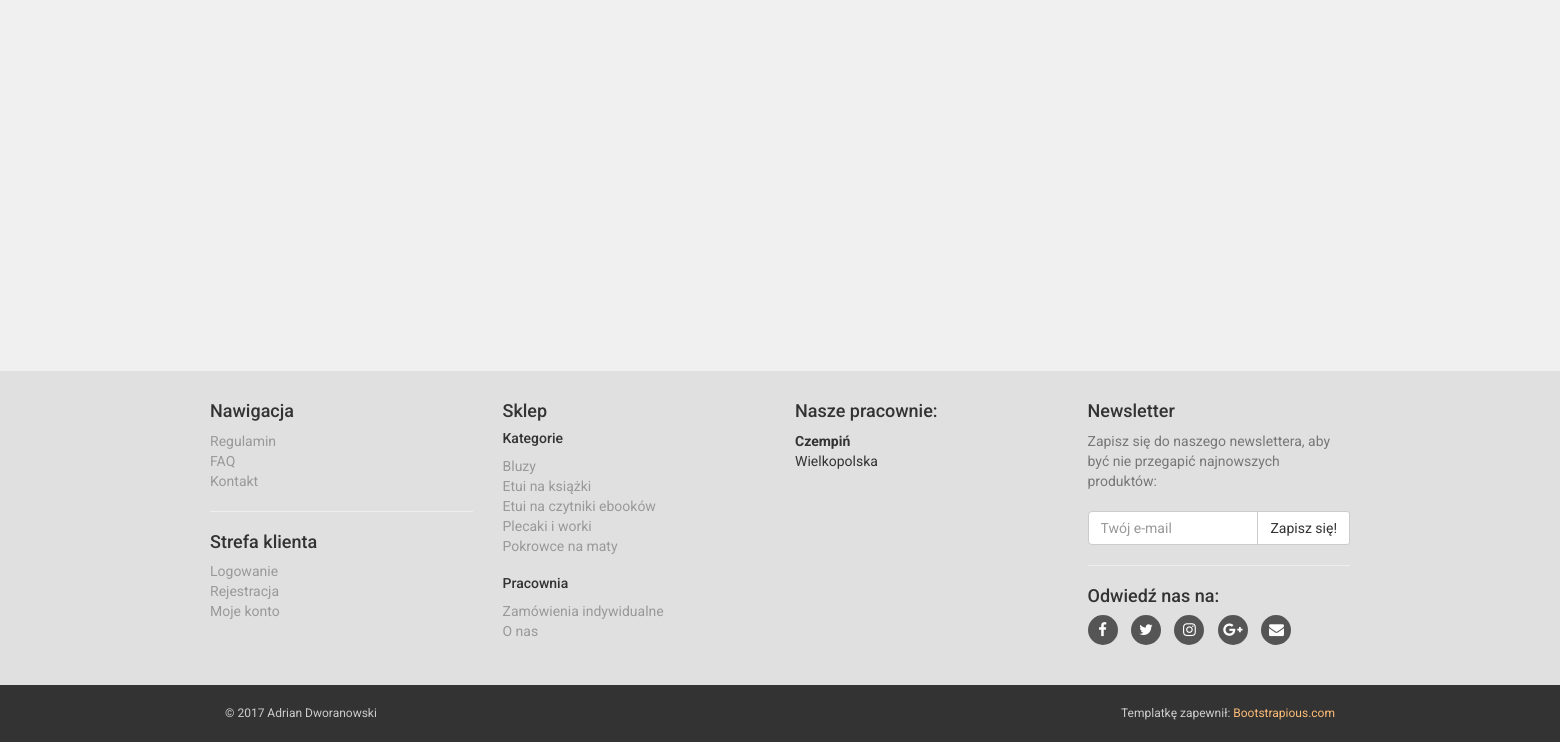
/ (lower part), run on an earlier commit of the app's database.
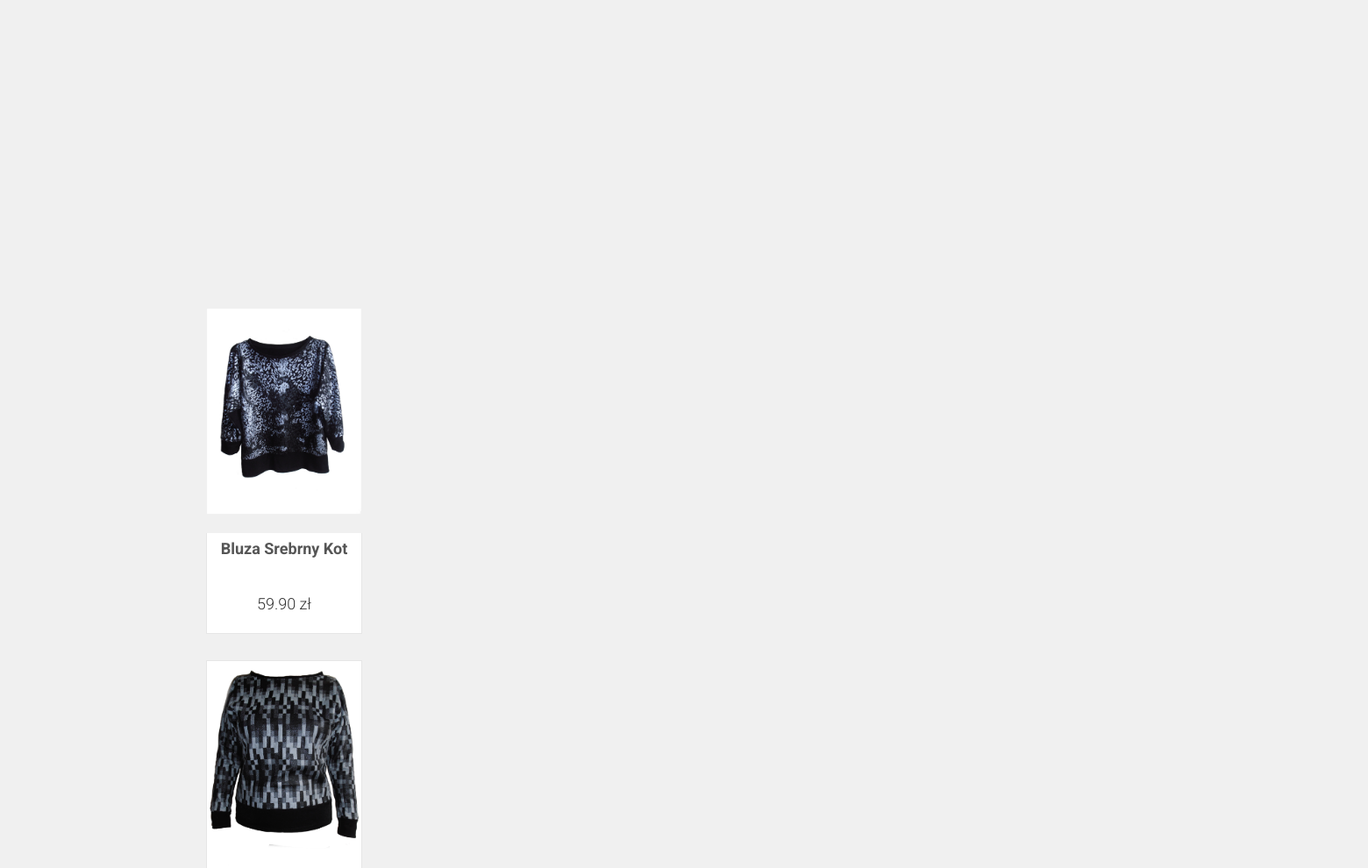
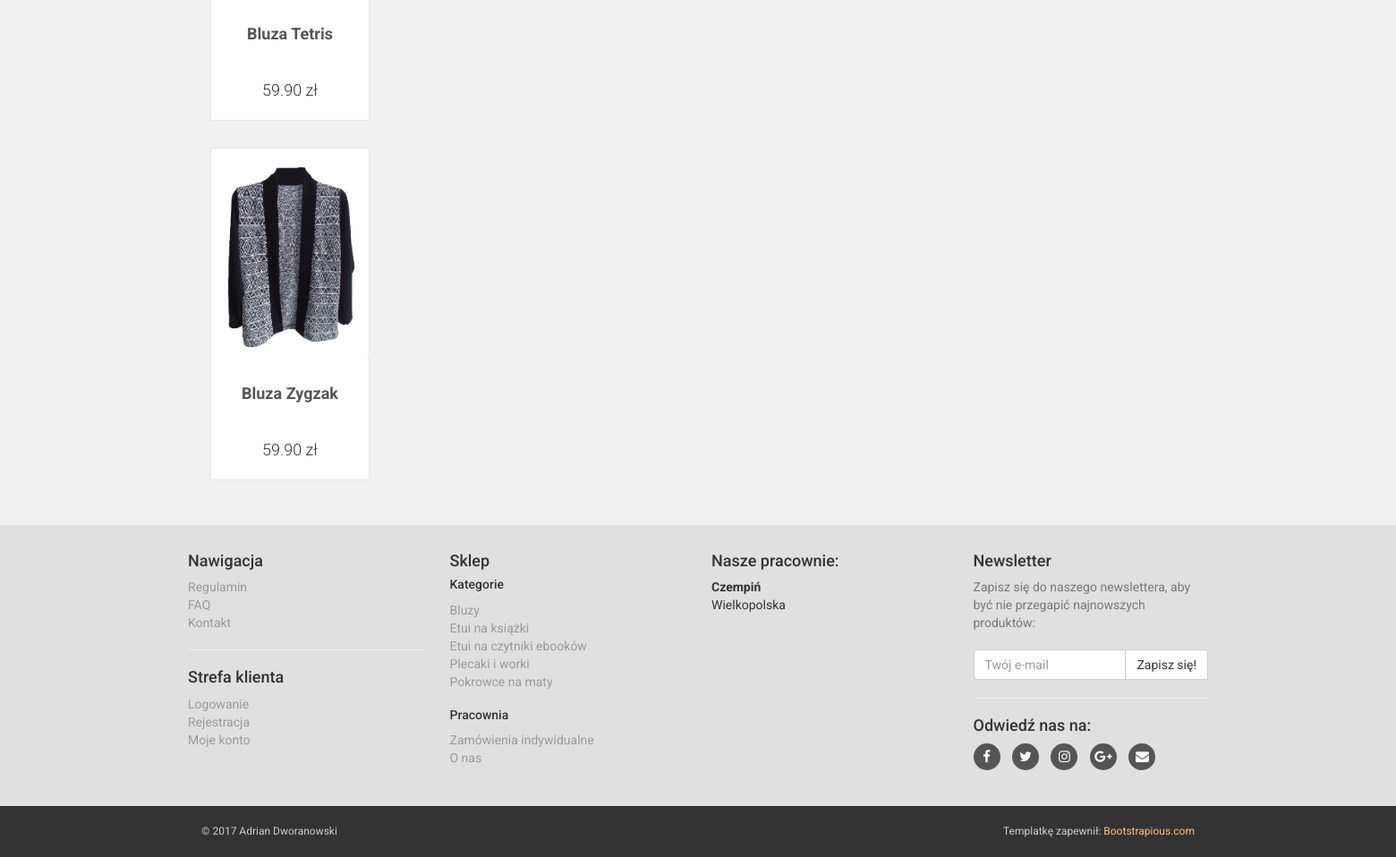
And on a later commit of the database (2 pictures, top to bottom).
### products/models.py (models this page shows, shortened)
class Category(models.Model):
    title = models.CharField(max_length=120, unique=True)
    slug = models.SlugField(unique=True)
    description = models.TextField(null=True, blank=True)
    active = models.BooleanField(default=True)
    timestamp = models.DateTimeField(auto_now_add=True, auto_now=False)
    objects = models.Manager()

class Product(models.Model):
    title = models.CharField(max_length=120)
    description = models.TextField(blank=True, null=True)
    material = models.TextField(blank=True, null=True)
    size = models.TextField(blank=True, null=True)
    price = models.DecimalField(decimal_places=2, max_digits=20)
    active = models.BooleanField(default=True)
    is_new = models.BooleanField(default=False)
    on_sale = models.BooleanField(default=False)
    best_buy = models.BooleanField(default=False)
    categories = models.ManyToManyField('Category')
    timestamp = models.DateTimeField(auto_now_add=True, auto_now=False)
    objects = models.Manager()
    active_objects =  ActiveProductManager()
    class Meta:
        ordering = ["title"]
    @property
    def images(self):
        images = ProductImage.objects.filter(product=self)
        return images

class ProductImage(models.Model):
    product = models.ForeignKey(Product, on_delete=models.CASCADE)
    image = models.ImageField()
    objects = models.Manager()

### news/views.py (the view, shortened to what this page needs)
# urls.py: url(r'^$', views.HomeView.as_view(), name='home'),
class HomeView(View):
    form = JoinForm
    template = 'news/home.html'
    def get(self, request):
        best_buy_products = Product.active_objects.filter(best_buy=True)
        context = {
            'products': best_buy_products,
        }
        return render(request, self.template, context)

### news/forms.py (shortened to what this page needs)
class JoinForm(forms.ModelForm):
    email = forms.EmailField(label='',
            widget=forms.EmailInput(
                attrs={
                    'placeholder': 'Twój e-mail',
                    'class': "form-control"
                }))
    class Meta:
        model = Join
        fields = ['email']

### news/context_processors.py (called while the page is built)
def categories(request):
    categories = Category.objects.all()
    return {'categories': categories}

def news_form(request):
    form = JoinForm(request.POST or None)
    return {
        'form': form,
    }

### products/models.py (called while the page is built)
    def get_queryset(self, *args, **kwargs):
        return super(ActiveProductManager, self).get_queryset().filter(active=True)

### news/templates/news/home.html (shortened to what this page needs)
{% extends "base.html" %}
{% block content %}
{% load staticfiles %}
<div id="content">
    <div class="container">
        <div class="col-md-12">
            <div id="main-slider">
                <div class="item">
                    <img class="img-responsive" src="{% static 'news/img/slider4.jpg' %}" alt="">
                </div>
            </div>
        </div>
    </div>
    <div id="hot">
        <div class="box">
            <div class="container">
                <div class="col-md-12">
                    <h2>Najczęściej kupowane</h2>
                </div>
            </div>
        </div>
        <div class="container">
            <div class="product-slider">
                {% for product in products %}
                <div class="item">
                    <div class="product">
                        <div class="flip-container">
                            <div class="flipper">
                                <div class="front">
                                    <a href="{% url 'products:product_view' pk=product.pk %}">
                                        <img src="{{product.images.0.image.url}}" alt="" class="img-responsive">
                                    </a>
                                </div>
                                <div class="back">
                                    <a href="{% url 'products:product_view' pk=product.pk %}">
                                    </a>
                                </div>
                            </div>
                        </div>
                        <div class="text">
                            <h3><a href="detail.html">{{product.title}}</a></h3>
                            <p class="price">{{product.price}} zł</p>
                        </div>
                    </div>
                </div>
                {% endfor %}
            </div>
        </div>
    </div>
</div>
{% endblock %}

### templates/footer.html (shortened to what this page needs)
{% load staticfiles %}
<div id="footer" data-animate="fadeInUp">
    <div class="container">
        <div class="row">
            <div class="col-md-3 col-sm-6">
                <h4>Nawigacja</h4>
                <ul>
                    <li><a href="text.html">Regulamin</a>
                    </li>
                    <li><a href="faq.html">FAQ</a>
                    </li>
                    <li><a href="contact.html">Kontakt</a>
                    </li>
                </ul>
                <hr>
                <h4>Strefa klienta</h4>
                <ul>
                    <li><a href="#" data-toggle="modal" data-target="#login-modal">Logowanie</a>
                    </li>
                    <li><a href="register.html">Rejestracja</a>
                    </li>
                    <li><a href="register.html">Moje konto</a>
                    </li>
                </ul>
            </div>
            <div class="col-md-3 col-sm-6">
                <h4>Sklep</h4>
                <h5>Kategorie</h5>
                <ul>
                    {% for category in categories %}
                    <li><a href="{% url 'products:category_view' category_slug=category.slug %}">{{category.title}}</a>
                    </li>
                    {% endfor %}
                </ul>
                <h5>Pracownia</h5>
                <ul>
                    <li><a href="category.html">Zamówienia indywidualne</a>
                    </li>
                    <li><a href="category.html">O nas</a>
                    </li>
                </ul>
            </div>
            <div class="col-md-3 col-sm-6">
                <h4>Nasze pracownie:</h4>
                <p><strong>Czempiń</strong>
                    <br>Wielkopolska
                </p>
            </div>
            <div class="col-md-3 col-sm-6">
                <h4>Newsletter</h4>
                <p class="text-muted">Zapisz się do naszego newslettera, aby być nie przegapić najnowszych produktów:</p>
                <form method="POST" action="{% url 'news:home'%}">
                    <div class="input-group">
                        {{ form.email }}
                        <span class="input-group-btn">
			                <button class="btn btn-default btn-news" type="submit">Zapisz się!</button>
                        </span>
                    </div>
                </form>
                <hr>
                <h4>Odwiedź nas na:</h4>
                <p class="social">
                    <a href="#" class="facebook external" data-animate-hover="shake"><i class="fa fa-facebook"></i></a>
                    <a href="#" class="twitter external" data-animate-hover="shake"><i class="fa fa-twitter"></i></a>
                    <a href="#" class="instagram external" data-animate-hover="shake"><i class="fa fa-instagram"></i></a>
                    <a href="#" class="gplus external" data-animate-hover="shake"><i class="fa fa-google-plus"></i></a>
                    <a href="#" class="email external" data-animate-hover="shake"><i class="fa fa-envelope"></i></a>
                </p>
            </div>
        </div>
    </div>
</div>
<div id="copyright">
    <div class="container">
        <div class="col-md-6">
            <p class="pull-left">© 2017 Adrian Dworanowski</p>
        </div>
        <div class="col-md-6">
            <p class="pull-right">Templatkę zapewnił: <a href="https://bootstrapious.com/e-commerce-templates">Bootstrapious.com</a>
            </p>
        </div>
    </div>
</div>

What changed in the data, as far as the page shows it:
added Product: images.0.image (picture), title "Bluza Srebrny Kot", price "59.90"
added Product: images.0.image (picture), title "Bluza Tetris", price "59.90"
added Product: images.0.image (picture), title "Bluza Zygzak", price "59.90"
